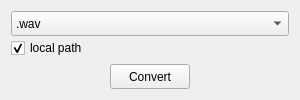
<?xml version="1.0" encoding="UTF-8"?>
<ui version="4.0">
 <class>AudioFormatBox</class>
 <widget class="QFrame" name="AudioFormatBox">
  <property name="geometry">
   <rect>
    <x>0</x>
    <y>0</y>
    <width>300</width>
    <height>100</height>
   </rect>
  </property>
  <property name="sizePolicy">
   <sizepolicy hsizetype="Minimum" vsizetype="Minimum">
    <horstretch>0</horstretch>
    <verstretch>0</verstretch>
   </sizepolicy>
  </property>
  <property name="minimumSize">
   <size>
    <width>300</width>
    <height>100</height>
   </size>
  </property>
  <property name="windowTitle">
   <string>Frame</string>
  </property>
  <layout class="QVBoxLayout" name="verticalLayout">
   <item>
    <layout class="QGridLayout" name="gridLayout_2">
     <property name="spacing">
      <number>5</number>
     </property>
     <item row="0" column="0">
      <widget class="QComboBox" name="comboBox">
       <property name="minimumSize">
        <size>
         <width>0</width>
         <height>25</height>
        </size>
       </property>
       <item>
        <property name="text">
         <string>.wav</string>
        </property>
       </item>
      </widget>
     </item>
     <item row="1" column="0">
      <widget class="QCheckBox" name="checkBox">
       <property name="text">
        <string>local path</string>
       </property>
       <property name="checked">
        <bool>true</bool>
       </property>
      </widget>
     </item>
    </layout>
   </item>
   <item>
    <layout class="QHBoxLayout" name="horizontalLayout_2">
     <property name="spacing">
      <number>5</number>
     </property>
     <item>
      <spacer name="horizontalSpacer">
       <property name="orientation">
        <enum>Qt::Horizontal</enum>
       </property>
       <property name="sizeHint" stdset="0">
        <size>
         <width>40</width>
         <height>20</height>
        </size>
       </property>
      </spacer>
     </item>
     <item>
      <widget class="QPushButton" name="pushButton">
       <property name="minimumSize">
        <size>
         <width>0</width>
         <height>25</height>
        </size>
       </property>
       <property name="text">
        <string>Convert</string>
       </property>
      </widget>
     </item>
     <item>
      <spacer name="horizontalSpacer_2">
       <property name="orientation">
        <enum>Qt::Horizontal</enum>
       </property>
       <property name="sizeHint" stdset="0">
        <size>
         <width>40</width>
         <height>20</height>
        </size>
       </property>
      </spacer>
     </item>
    </layout>
   </item>
  </layout>
 </widget>
 <resources/>
 <connections/>
</ui>
